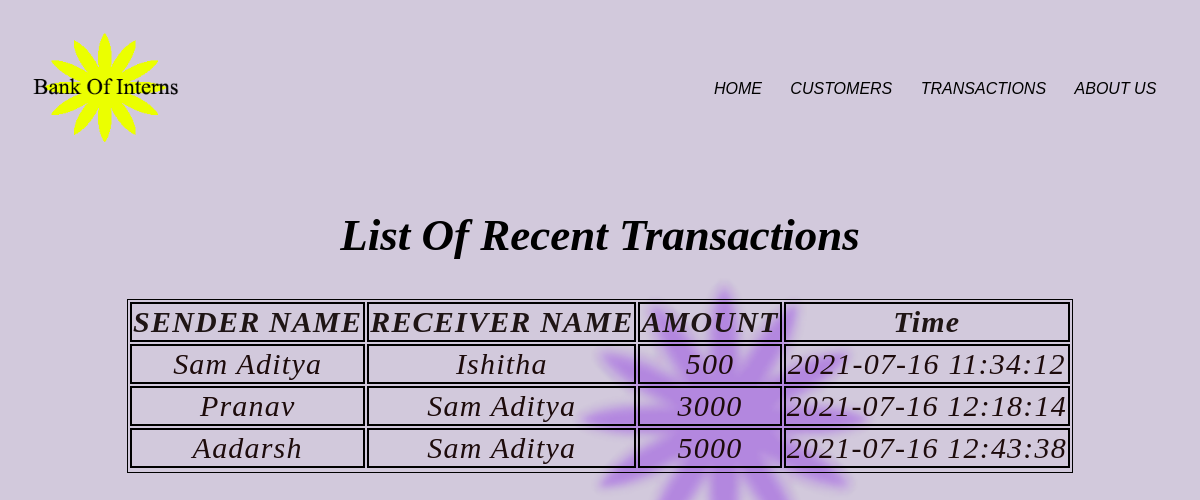
The app's page /trans.php with its own data.
### tables this page shows
CREATE TABLE `transactions` (
  `Sender` varchar(255) NOT NULL,
  `Reciever` varchar(255) NOT NULL,
  `Funds` int(255) NOT NULL,
  `Time` timestamp NOT NULL DEFAULT current_timestamp()
);

### trans.php (the view, shortened to what this page needs)
<!DOCTYPE html>
<?php
	include 'connection.php';
	$q="select * from transactions";
	$result=mysqli_query($con,$q);
?>
<html>
  <head>
    <link rel="stylesheet" href="tran.css" />
  </head>
  <body>
    <section class="header">
      <nav>
        <a class="logo" href="index.html"><img src="Images/logo3.png"/></a>
        <div class="nav-links">
          <ul>
          <li><a href="index.php">HOME</a></li>
            <li><a href="customer.php">CUSTOMERS</a></li>
            <li><a href="trans.php">TRANSACTIONS</a></li>
            <li><a href="About us.php">ABOUT US</a></li>
          </ul>
        </div>
      </nav>
      <div class="content">
          <h1>List Of Recent Transactions</h1>
    <table >
	<thead>
		<th>SENDER NAME</th>
		<th>RECEIVER NAME</th>
		<th>AMOUNT</th>
    <th>Time</th>
	</thead>
	<tbody class="transtable">
		<tr align = center>
      <?php
			while($row=mysqli_fetch_array($result)){
        ?>
	<td><?php echo  $row["Sender"]; ?></td>
	<td><?php echo  $row["Reciever"]; ?></td>
	<td><?php echo  $row["Funds"]; ?></td>
  <td><?php echo  $row["Time"]; ?></td>
	<tr align = center>
	<?php }
	?>
	</tr>
	</tbody>
	</table>
      </div>

### tran.css (style rules this page uses)
* { margin: 100; padding: 10; }
body { min-height: 100vh; position: relative; font-family: 'Franklin Gothic Medium', 'Arial Narrow', Arial, sans-serif; font-style: italic; border: 2px brown; background-image: url(images/trans.png); background-position: auto; background-size: cover; }
.logo img { width: 150px; }
nav { display:flex; padding: 2% ; justify-content: space-between; align-items: center; }
.nav-links { flex: 1; text-align: right; }
.nav-links ul li { list-style: none; display: inline-block; padding: 8px 12px; position: relative; }
.nav-links ul li a { color: rgb(0, 0, 0); text-decoration: none; }
.nav-links ul li::after { content: ''; width: 0%; height: 2px; background: rgb(240, 0, 0); display:block; margin: auto; }
.content { color: rgb(0, 0, 0); position:relative; text-decoration: chartreuse; text-align: center; font-size: 30px; font-family:'Times New Roman', Times, serif }
table { letter-spacing: 1.2px; margin-left: auto; margin-right: auto; border:solid black 1px ; }
th { color: rgb(31, 21, 21); border:solid rgb(0, 0, 0) 2px ; padding: 1px; text-align: center; }
td { color: rgb(29, 11, 11); border:solid black 2px ; padding: 1px; text-align: center; }

### records on screen
transactions: Sender "Sam Aditya", Reciever "Ishitha", Funds "500", Time "2021-07-16 11:34:12"
transactions: Sender "Pranav", Reciever "Sam Aditya", Funds "3000", Time "2021-07-16 12:18:14"
transactions: Sender "Aadarsh", Reciever "Sam Aditya", Funds "5000", Time "2021-07-16 12:43:38"
